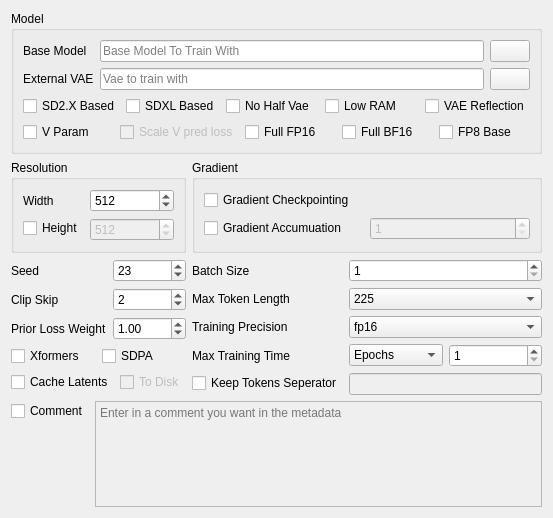
<?xml version="1.0" encoding="UTF-8"?>
<ui version="4.0">
 <class>base_args_ui</class>
 <widget class="QWidget" name="base_args_ui">
  <property name="geometry">
   <rect>
    <x>0</x>
    <y>0</y>
    <width>553</width>
    <height>518</height>
   </rect>
  </property>
  <property name="windowTitle">
   <string>Form</string>
  </property>
  <layout class="QGridLayout" name="gridLayout_3">
   <item row="5" column="1">
    <layout class="QFormLayout" name="formLayout_6">
     <item row="0" column="0">
      <widget class="QLabel" name="label_7">
       <property name="toolTip">
        <string>&lt;html&gt;&lt;head/&gt;&lt;body&gt;&lt;p&gt;The random seed that is used to do all randomization within the training process.&lt;/p&gt;&lt;/body&gt;&lt;/html&gt;</string>
       </property>
       <property name="text">
        <string>Seed</string>
       </property>
      </widget>
     </item>
     <item row="0" column="1">
      <widget class="SpinBox" name="seed_input">
       <property name="focusPolicy">
        <enum>Qt::StrongFocus</enum>
       </property>
       <property name="toolTip">
        <string>&lt;html&gt;&lt;head/&gt;&lt;body&gt;&lt;p&gt;The random seed that is used to do all randomization within the training process.&lt;/p&gt;&lt;/body&gt;&lt;/html&gt;</string>
       </property>
       <property name="minimum">
        <number>0</number>
       </property>
       <property name="maximum">
        <number>16777215</number>
       </property>
       <property name="value">
        <number>23</number>
       </property>
      </widget>
     </item>
     <item row="1" column="0">
      <widget class="QLabel" name="label_9">
       <property name="toolTip">
        <string>&lt;html&gt;&lt;head/&gt;&lt;body&gt;&lt;p&gt;The number of layers to skip while training. Generally, for SD1.X models, clip skip is either set to 1 or 2. SDXL doesn't need clip skip, however&lt;/p&gt;&lt;/body&gt;&lt;/html&gt;</string>
       </property>
       <property name="text">
        <string>Clip Skip</string>
       </property>
      </widget>
     </item>
     <item row="1" column="1">
      <widget class="SpinBox" name="clip_skip_input">
       <property name="focusPolicy">
        <enum>Qt::StrongFocus</enum>
       </property>
       <property name="toolTip">
        <string>&lt;html&gt;&lt;head/&gt;&lt;body&gt;&lt;p&gt;The number of layers to skip while training. Generally, for SD1.X models, clip skip is either set to 1 or 2. SDXL doesn't need clip skip, however&lt;/p&gt;&lt;/body&gt;&lt;/html&gt;</string>
       </property>
       <property name="minimum">
        <number>1</number>
       </property>
       <property name="value">
        <number>2</number>
       </property>
      </widget>
     </item>
     <item row="2" column="0">
      <widget class="QLabel" name="label_10">
       <property name="toolTip">
        <string>&lt;html&gt;&lt;head/&gt;&lt;body&gt;&lt;p&gt;Prior Loss Weight is the weight of the Prior Loss. Prior Loss is a loss specifically designed to help the model not erase concepts while it trains in new concepts. The weight is how much of an effect the Prior Loss has.&lt;/p&gt;&lt;/body&gt;&lt;/html&gt;</string>
       </property>
       <property name="text">
        <string>Prior Loss Weight</string>
       </property>
      </widget>
     </item>
     <item row="2" column="1">
      <widget class="DoubleSpinBox" name="loss_weight_input">
       <property name="focusPolicy">
        <enum>Qt::StrongFocus</enum>
       </property>
       <property name="toolTip">
        <string>&lt;html&gt;&lt;head/&gt;&lt;body&gt;&lt;p&gt;Prior Loss Weight is the weight of the Prior Loss. Prior Loss is a loss specifically designed to help the model not erase concepts while it trains in new concepts. The weight is how much of an effect the Prior Loss has.&lt;/p&gt;&lt;/body&gt;&lt;/html&gt;</string>
       </property>
       <property name="minimum">
        <double>0.010000000000000</double>
       </property>
       <property name="singleStep">
        <double>0.010000000000000</double>
       </property>
       <property name="value">
        <double>1.000000000000000</double>
       </property>
      </widget>
     </item>
     <item row="4" column="0" colspan="2">
      <layout class="QHBoxLayout" name="horizontalLayout_5">
       <item>
        <widget class="QCheckBox" name="cache_latents_enable">
         <property name="toolTip">
          <string>&lt;html&gt;&lt;head/&gt;&lt;body&gt;&lt;p&gt;Cache Latents Creates a cache of the latent representation of the images prior to training, this speeds up training, and slightly reduces VRAM requirements, but prevents the usage of random crop during runtime&lt;/p&gt;&lt;/body&gt;&lt;/html&gt;</string>
         </property>
         <property name="text">
          <string>Cache Latents</string>
         </property>
        </widget>
       </item>
       <item>
        <widget class="QCheckBox" name="cache_latents_to_disk_enable">
         <property name="enabled">
          <bool>false</bool>
         </property>
         <property name="toolTip">
          <string>&lt;html&gt;&lt;head/&gt;&lt;body&gt;&lt;p&gt;Cache Latents, but saves the cached files to disk, this means that if you intend to train on the same dataset multiple times, you are able to skip the caching step the second time onward&lt;/p&gt;&lt;/body&gt;&lt;/html&gt;</string>
         </property>
         <property name="text">
          <string>To Disk</string>
         </property>
        </widget>
       </item>
      </layout>
     </item>
     <item row="3" column="0" colspan="2">
      <layout class="QHBoxLayout" name="horizontalLayout_7">
       <item>
        <widget class="QCheckBox" name="xformers_enable">
         <property name="enabled">
          <bool>true</bool>
         </property>
         <property name="toolTip">
          <string>&lt;html&gt;&lt;head/&gt;&lt;body&gt;&lt;p&gt;XFormers Is a memory optimization library that drastically reduces VRAM usage while not reducing speed of training very much.&lt;/p&gt;&lt;/body&gt;&lt;/html&gt;</string>
         </property>
         <property name="text">
          <string>Xformers</string>
         </property>
         <property name="checked">
          <bool>false</bool>
         </property>
        </widget>
       </item>
       <item>
        <widget class="QCheckBox" name="sdpa_enable">
         <property name="toolTip">
          <string>&lt;html&gt;&lt;head/&gt;&lt;body&gt;&lt;p&gt;SDPA Is a PyTorch memory optimization that drastically reduces VRAM usage while not reducing speed of training very much.&lt;/p&gt;&lt;/body&gt;&lt;/html&gt;</string>
         </property>
         <property name="text">
          <string>SDPA</string>
         </property>
        </widget>
       </item>
      </layout>
     </item>
    </layout>
   </item>
   <item row="4" column="1">
    <widget class="QGroupBox" name="resolution_box">
     <property name="toolTip">
      <string>&lt;html&gt;&lt;head/&gt;&lt;body&gt;&lt;p&gt;The base resolution that you are training at. If Height isn't checked, Width acts as both Width and Height. Typically SD1.X models are trained at 512x512, and SDXL models are trained at 1024x1024&lt;/p&gt;&lt;/body&gt;&lt;/html&gt;</string>
     </property>
     <property name="title">
      <string>Resolution</string>
     </property>
     <layout class="QFormLayout" name="formLayout">
      <item row="0" column="0">
       <widget class="QLabel" name="label">
        <property name="text">
         <string>Width</string>
        </property>
       </widget>
      </item>
      <item row="0" column="1">
       <widget class="SpinBox" name="width_input">
        <property name="focusPolicy">
         <enum>Qt::StrongFocus</enum>
        </property>
        <property name="toolTip">
         <string/>
        </property>
        <property name="minimum">
         <number>1</number>
        </property>
        <property name="maximum">
         <number>16777215</number>
        </property>
        <property name="value">
         <number>512</number>
        </property>
       </widget>
      </item>
      <item row="1" column="1">
       <widget class="SpinBox" name="height_input">
        <property name="enabled">
         <bool>false</bool>
        </property>
        <property name="focusPolicy">
         <enum>Qt::StrongFocus</enum>
        </property>
        <property name="toolTip">
         <string/>
        </property>
        <property name="minimum">
         <number>1</number>
        </property>
        <property name="maximum">
         <number>16777215</number>
        </property>
        <property name="value">
         <number>512</number>
        </property>
       </widget>
      </item>
      <item row="1" column="0">
       <widget class="QCheckBox" name="height_enable">
        <property name="text">
         <string>Height</string>
        </property>
       </widget>
      </item>
     </layout>
    </widget>
   </item>
   <item row="5" column="2">
    <layout class="QFormLayout" name="formLayout_5">
     <item row="0" column="0">
      <widget class="QLabel" name="label_3">
       <property name="toolTip">
        <string>&lt;html&gt;&lt;head/&gt;&lt;body&gt;&lt;p&gt;Batch Size represents the maximum number of images within any given Batch. Due to bucketing, a Batch may not always be a full batch, as it is only possible to batch from the same bucket&lt;/p&gt;&lt;/body&gt;&lt;/html&gt;</string>
       </property>
       <property name="text">
        <string>Batch Size</string>
       </property>
      </widget>
     </item>
     <item row="0" column="1">
      <widget class="SpinBox" name="batch_size_input">
       <property name="focusPolicy">
        <enum>Qt::StrongFocus</enum>
       </property>
       <property name="toolTip">
        <string>&lt;html&gt;&lt;head/&gt;&lt;body&gt;&lt;p&gt;Batch Size represents the maximum number of images within any given Batch. Due to bucketing, a Batch may not always be a full batch, as it is only possible to batch from the same bucket&lt;/p&gt;&lt;/body&gt;&lt;/html&gt;</string>
       </property>
       <property name="minimum">
        <number>1</number>
       </property>
      </widget>
     </item>
     <item row="1" column="0">
      <widget class="QLabel" name="label_2">
       <property name="toolTip">
        <string>&lt;html&gt;&lt;head/&gt;&lt;body&gt;&lt;p&gt;Max Token Length represents the largest size a training prompt can be. Note that tokens are not the same as words.&lt;/p&gt;&lt;/body&gt;&lt;/html&gt;</string>
       </property>
       <property name="text">
        <string>Max Token Length</string>
       </property>
      </widget>
     </item>
     <item row="1" column="1">
      <widget class="ComboBox" name="max_token_selector">
       <property name="focusPolicy">
        <enum>Qt::StrongFocus</enum>
       </property>
       <property name="toolTip">
        <string>&lt;html&gt;&lt;head/&gt;&lt;body&gt;&lt;p&gt;Max Token Length represents the largest size a training prompt can be. Note that tokens are not the same as words.&lt;/p&gt;&lt;/body&gt;&lt;/html&gt;</string>
       </property>
       <item>
        <property name="text">
         <string>225</string>
        </property>
       </item>
       <item>
        <property name="text">
         <string>150</string>
        </property>
       </item>
       <item>
        <property name="text">
         <string>75</string>
        </property>
       </item>
      </widget>
     </item>
     <item row="2" column="0">
      <widget class="QLabel" name="label_5">
       <property name="toolTip">
        <string>&lt;html&gt;&lt;head/&gt;&lt;body&gt;&lt;p&gt;Training Precision, otherwise known as Mixed Precision, is the main precision that is trained at. Generally, there are parts of the model that trains better at FP32 (full), so mixed precision allows for such parts to be in full precision while keeping the majority in a lower, more VRAM friendly precision.&lt;/p&gt;&lt;/body&gt;&lt;/html&gt;</string>
       </property>
       <property name="text">
        <string>Training Precision</string>
       </property>
      </widget>
     </item>
     <item row="2" column="1">
      <widget class="ComboBox" name="mixed_precision_selector">
       <property name="focusPolicy">
        <enum>Qt::StrongFocus</enum>
       </property>
       <property name="toolTip">
        <string>&lt;html&gt;&lt;head/&gt;&lt;body&gt;&lt;p&gt;Training Precision, otherwise known as Mixed Precision, is the main precision that is trained at. Generally, there are parts of the model that trains better at FP32 (full), so mixed precision allows for such parts to be in full precision while keeping the majority in a lower, more VRAM friendly precision.&lt;/p&gt;&lt;/body&gt;&lt;/html&gt;</string>
       </property>
       <item>
        <property name="text">
         <string>fp16</string>
        </property>
       </item>
       <item>
        <property name="text">
         <string>bf16</string>
        </property>
       </item>
       <item>
        <property name="text">
         <string>float</string>
        </property>
       </item>
      </widget>
     </item>
     <item row="3" column="0">
      <widget class="QLabel" name="label_6">
       <property name="toolTip">
        <string>&lt;html&gt;&lt;head/&gt;&lt;body&gt;&lt;p&gt;Max Training Time can be in epochs or in steps. The step calculation for epochs will match perfectly with how sd-scripts calculates their steps if used.&lt;/p&gt;&lt;/body&gt;&lt;/html&gt;</string>
       </property>
       <property name="text">
        <string>Max Training Time</string>
       </property>
      </widget>
     </item>
     <item row="3" column="1">
      <layout class="QHBoxLayout" name="horizontalLayout_3">
       <item>
        <widget class="ComboBox" name="max_train_selector">
         <property name="focusPolicy">
          <enum>Qt::StrongFocus</enum>
         </property>
         <property name="toolTip">
          <string>&lt;html&gt;&lt;head/&gt;&lt;body&gt;&lt;p&gt;Max Training Time can be in epochs or in steps. The step calculation for epochs will match perfectly with how sd-scripts calculates their steps if used.&lt;/p&gt;&lt;/body&gt;&lt;/html&gt;</string>
         </property>
         <item>
          <property name="text">
           <string>Epochs</string>
          </property>
         </item>
         <item>
          <property name="text">
           <string>Steps</string>
          </property>
         </item>
        </widget>
       </item>
       <item>
        <widget class="SpinBox" name="max_train_input">
         <property name="focusPolicy">
          <enum>Qt::StrongFocus</enum>
         </property>
         <property name="toolTip">
          <string>&lt;html&gt;&lt;head/&gt;&lt;body&gt;&lt;p&gt;Max Training Time can be in epochs or in steps. The step calculation for epochs will match perfectly with how sd-scripts calculates their steps if used.&lt;/p&gt;&lt;/body&gt;&lt;/html&gt;</string>
         </property>
         <property name="minimum">
          <number>1</number>
         </property>
         <property name="maximum">
          <number>16777215</number>
         </property>
        </widget>
       </item>
      </layout>
     </item>
     <item row="4" column="0">
      <widget class="QCheckBox" name="keep_tokens_seperator_enable">
       <property name="toolTip">
        <string>&lt;html&gt;&lt;head/&gt;&lt;body&gt;&lt;p&gt;Keep Tokens Seperator is an alternative way to allow for dynamic keep tokens per file versus per folder. Typically this would be used with a string like ||| which is all but guarenteed not to show up within any caption&lt;/p&gt;&lt;/body&gt;&lt;/html&gt;</string>
       </property>
       <property name="text">
        <string>Keep Tokens Seperator</string>
       </property>
      </widget>
     </item>
     <item row="4" column="1">
      <widget class="LineEditWithHighlight" name="keep_tokens_seperator_input">
       <property name="enabled">
        <bool>false</bool>
       </property>
       <property name="toolTip">
        <string>&lt;html&gt;&lt;head/&gt;&lt;body&gt;&lt;p&gt;Keep Tokens Seperator is an alternative way to allow for dynamic keep tokens per file versus per folder. Typically this would be used with a string like ||| which is all but guarenteed not to show up within any caption&lt;/p&gt;&lt;/body&gt;&lt;/html&gt;</string>
       </property>
      </widget>
     </item>
    </layout>
   </item>
   <item row="4" column="2">
    <widget class="QGroupBox" name="groupBox">
     <property name="title">
      <string>Gradient</string>
     </property>
     <layout class="QHBoxLayout" name="horizontalLayout_8">
      <item>
       <layout class="QGridLayout" name="gridLayout">
        <item row="1" column="0">
         <widget class="QCheckBox" name="grad_accumulation_enable">
          <property name="toolTip">
           <string>&lt;html&gt;&lt;head/&gt;&lt;body&gt;&lt;p&gt;Gradient Accumulation is a tweak that does X gradient Accumulation steps for each batch, as such, you can treat it like an extension of your batch size. For example, Gradient Accumulation steps of 2, with a batch size of 4 would give you 2 batches of 4 per step, effectively making it a batch size of 8. One benefit to Gradient Accumulation that you do not have with straight batch size is that the batches may be from different buckets.&lt;/p&gt;&lt;/body&gt;&lt;/html&gt;</string>
          </property>
          <property name="text">
           <string>Gradient Accumuation</string>
          </property>
         </widget>
        </item>
        <item row="1" column="1">
         <widget class="SpinBox" name="grad_accumulation_input">
          <property name="enabled">
           <bool>false</bool>
          </property>
          <property name="focusPolicy">
           <enum>Qt::StrongFocus</enum>
          </property>
          <property name="toolTip">
           <string>&lt;html&gt;&lt;head/&gt;&lt;body&gt;&lt;p&gt;Gradient Accumulation is a tweak that does X gradient Accumulation steps for each batch, as such, you can treat it like an extension of your batch size. For example, Gradient Accumulation steps of 2, with a batch size of 4 would give you 2 batches of 4 per step, effectively making it a batch size of 8. One benefit to Gradient Accumulation that you do not have with straight batch size is that the batches may be from different buckets.&lt;/p&gt;&lt;/body&gt;&lt;/html&gt;</string>
          </property>
          <property name="minimum">
           <number>1</number>
          </property>
         </widget>
        </item>
        <item row="0" column="0" colspan="2">
         <widget class="QCheckBox" name="grad_checkpointing_enable">
          <property name="toolTip">
           <string>&lt;html&gt;&lt;head/&gt;&lt;body&gt;&lt;p&gt;Gradient Checkpointing sacrifices some speed for a reduction of VRAM. Particularly useful if you are using a GPU with less VRAM&lt;/p&gt;&lt;/body&gt;&lt;/html&gt;</string>
          </property>
          <property name="text">
           <string>Gradient Checkpointing</string>
          </property>
         </widget>
        </item>
       </layout>
      </item>
     </layout>
    </widget>
   </item>
   <item row="3" column="1" colspan="2">
    <widget class="QGroupBox" name="base_model_box">
     <property name="sizePolicy">
      <sizepolicy hsizetype="Preferred" vsizetype="Fixed">
       <horstretch>0</horstretch>
       <verstretch>0</verstretch>
      </sizepolicy>
     </property>
     <property name="title">
      <string>Model</string>
     </property>
     <layout class="QFormLayout" name="formLayout_3">
      <item row="0" column="0">
       <widget class="QLabel" name="label_4">
        <property name="toolTip">
         <string>&lt;html&gt;&lt;head/&gt;&lt;body&gt;&lt;p&gt;The base model you want to train on. Typically this would be a model from the SD1.X, 2.X and SDXL families&lt;/p&gt;&lt;/body&gt;&lt;/html&gt;</string>
        </property>
        <property name="text">
         <string>Base Model</string>
        </property>
       </widget>
      </item>
      <item row="0" column="1">
       <layout class="QHBoxLayout" name="horizontalLayout">
        <item>
         <widget class="DragDropLineEdit" name="base_model_input">
          <property name="toolTip">
           <string>&lt;html&gt;&lt;head/&gt;&lt;body&gt;&lt;p&gt;The base model you want to train on. Typically this would be a model from the SD1.X, 2.X and SDXL families&lt;/p&gt;&lt;/body&gt;&lt;/html&gt;</string>
          </property>
          <property name="placeholderText">
           <string>Base Model To Train With</string>
          </property>
         </widget>
        </item>
        <item>
         <widget class="QPushButton" name="base_model_selector">
          <property name="toolTip">
           <string>&lt;html&gt;&lt;head/&gt;&lt;body&gt;&lt;p&gt;The base model you want to train on. Typically this would be a model from the SD1.X, 2.X and SDXL families&lt;/p&gt;&lt;/body&gt;&lt;/html&gt;</string>
          </property>
          <property name="text">
           <string/>
          </property>
         </widget>
        </item>
       </layout>
      </item>
      <item row="3" column="0" colspan="2">
       <layout class="QHBoxLayout" name="horizontalLayout_6">
        <item>
         <widget class="QCheckBox" name="v_param_enable">
          <property name="enabled">
           <bool>true</bool>
          </property>
          <property name="toolTip">
           <string>&lt;html&gt;&lt;head/&gt;&lt;body&gt;&lt;p&gt;V param, short for V-Paramatarization, is a noise schedule that some models use. You can set this to train with this noise schedule versus the EDM version of typical SD1.X and SDXL models&lt;/p&gt;&lt;/body&gt;&lt;/html&gt;</string>
          </property>
          <property name="text">
           <string>V Param</string>
          </property>
         </widget>
        </item>
        <item>
         <widget class="QCheckBox" name="v_pred_enable">
          <property name="enabled">
           <bool>false</bool>
          </property>
          <property name="toolTip">
           <string>&lt;html&gt;&lt;head/&gt;&lt;body&gt;&lt;p&gt;Scales the loss to be in line with EDM&lt;/p&gt;&lt;/body&gt;&lt;/html&gt;</string>
          </property>
          <property name="text">
           <string>Scale V pred loss</string>
          </property>
         </widget>
        </item>
        <item>
         <widget class="QCheckBox" name="FP16_enable">
          <property name="toolTip">
           <string>&lt;html&gt;&lt;head/&gt;&lt;body&gt;&lt;p&gt;Allows training on full fp16. Not compatable with full bf16 or training precision&lt;/p&gt;&lt;/body&gt;&lt;/html&gt;</string>
          </property>
          <property name="text">
           <string>Full FP16</string>
          </property>
         </widget>
        </item>
        <item>
         <widget class="QCheckBox" name="BF16_enable">
          <property name="toolTip">
           <string>&lt;html&gt;&lt;head/&gt;&lt;body&gt;&lt;p&gt;Train in full BF16. Not compatable with full fp16 or training precision&lt;/p&gt;&lt;/body&gt;&lt;/html&gt;</string>
          </property>
          <property name="text">
           <string>Full BF16</string>
          </property>
         </widget>
        </item>
        <item>
         <widget class="QCheckBox" name="FP8_enable">
          <property name="toolTip">
           <string>&lt;html&gt;&lt;head/&gt;&lt;body&gt;&lt;p&gt;Loads the base model in FP8, which should reduce VRAM usage. Training Precision must be one of FP16 or BF16&lt;/p&gt;&lt;/body&gt;&lt;/html&gt;</string>
          </property>
          <property name="text">
           <string>FP8 Base</string>
          </property>
         </widget>
        </item>
       </layout>
      </item>
      <item row="2" column="0" colspan="2">
       <layout class="QHBoxLayout" name="horizontalLayout_2">
        <item>
         <widget class="QCheckBox" name="v2_enable">
          <property name="toolTip">
           <string>&lt;html&gt;&lt;head/&gt;&lt;body&gt;&lt;p&gt;Select this if you are using an SD2.X based model.&lt;/p&gt;&lt;/body&gt;&lt;/html&gt;</string>
          </property>
          <property name="text">
           <string>SD2.X Based</string>
          </property>
         </widget>
        </item>
        <item>
         <widget class="QCheckBox" name="sdxl_enable">
          <property name="toolTip">
           <string>&lt;html&gt;&lt;head/&gt;&lt;body&gt;&lt;p&gt;Select this if you are using an SDXL based model.&lt;/p&gt;&lt;/body&gt;&lt;/html&gt;</string>
          </property>
          <property name="text">
           <string>SDXL Based</string>
          </property>
         </widget>
        </item>
        <item>
         <widget class="QCheckBox" name="no_half_vae_enable">
          <property name="toolTip">
           <string>&lt;html&gt;&lt;head/&gt;&lt;body&gt;&lt;p&gt;This loads the VAE in FP32 or full precision, increases VRAM usage, but is sometimes required on older graphics cards.&lt;/p&gt;&lt;/body&gt;&lt;/html&gt;</string>
          </property>
          <property name="text">
           <string>No Half Vae</string>
          </property>
         </widget>
        </item>
        <item>
         <widget class="QCheckBox" name="low_ram_enable">
          <property name="toolTip">
           <string>&lt;html&gt;&lt;head/&gt;&lt;body&gt;&lt;p&gt;Enable this if it is crashing due to you running out of system RAM. Typically, this would only be used when interfacing with Google Colab&lt;/p&gt;&lt;/body&gt;&lt;/html&gt;</string>
          </property>
          <property name="text">
           <string>Low RAM</string>
          </property>
         </widget>
        </item>
        <item>
         <widget class="QCheckBox" name="vae_reflection_enable">
          <property name="toolTip">
           <string>&lt;html&gt;&lt;head/&gt;&lt;body&gt;&lt;p&gt;Uses the reflect padding mode in the conv layers of the VAE&lt;/p&gt;&lt;/body&gt;&lt;/html&gt;</string>
          </property>
          <property name="text">
           <string>VAE Reflection</string>
          </property>
         </widget>
        </item>
       </layout>
      </item>
      <item row="1" column="0">
       <widget class="QLabel" name="label_11">
        <property name="toolTip">
         <string>&lt;html&gt;&lt;head/&gt;&lt;body&gt;&lt;p&gt;An external VAE. Typically used if the VAE in the base model is of poor quality&lt;/p&gt;&lt;/body&gt;&lt;/html&gt;</string>
        </property>
        <property name="text">
         <string>External VAE</string>
        </property>
       </widget>
      </item>
      <item row="1" column="1">
       <layout class="QHBoxLayout" name="horizontalLayout_4">
        <item>
         <widget class="DragDropLineEdit" name="vae_input">
          <property name="toolTip">
           <string>&lt;html&gt;&lt;head/&gt;&lt;body&gt;&lt;p&gt;An external VAE. Typically used if the VAE in the base model is of poor quality&lt;/p&gt;&lt;/body&gt;&lt;/html&gt;</string>
          </property>
          <property name="placeholderText">
           <string>Vae to train with</string>
          </property>
         </widget>
        </item>
        <item>
         <widget class="QPushButton" name="vae_selector">
          <property name="toolTip">
           <string>&lt;html&gt;&lt;head/&gt;&lt;body&gt;&lt;p&gt;An external VAE. Typically used if the VAE in the base model is of poor quality&lt;/p&gt;&lt;/body&gt;&lt;/html&gt;</string>
          </property>
          <property name="text">
           <string/>
          </property>
         </widget>
        </item>
       </layout>
      </item>
     </layout>
    </widget>
   </item>
   <item row="6" column="1" colspan="2">
    <layout class="QFormLayout" name="formLayout_2">
     <item row="0" column="0">
      <widget class="QCheckBox" name="comment_enable">
       <property name="toolTip">
        <string>&lt;html&gt;&lt;head/&gt;&lt;body&gt;&lt;p&gt;Comment is a place where you can provide a comment within the metadata of the model. Unfortunately you are fairly limited on what works within the metadata, as things such as quotes, newlines, and slashes are iffy at best, or don't work at all at worst.&lt;/p&gt;&lt;/body&gt;&lt;/html&gt;</string>
       </property>
       <property name="text">
        <string>Comment</string>
       </property>
      </widget>
     </item>
     <item row="0" column="1">
      <widget class="QTextEdit" name="comment_input">
       <property name="enabled">
        <bool>false</bool>
       </property>
       <property name="toolTip">
        <string>&lt;html&gt;&lt;head/&gt;&lt;body&gt;&lt;p&gt;Comment is a place where you can provide a comment within the metadata of the model. Unfortunately you are fairly limited on what works within the metadata, as things such as quotes, newlines, and slashes are iffy at best, or don't work at all at worst.&lt;/p&gt;&lt;/body&gt;&lt;/html&gt;</string>
       </property>
       <property name="placeholderText">
        <string>Enter in a comment you want in the metadata</string>
       </property>
      </widget>
     </item>
    </layout>
   </item>
  </layout>
 </widget>
 <customwidgets>
  <customwidget>
   <class>SpinBox</class>
   <extends>QSpinBox</extends>
   <header>modules.ScrollOnSelect.h</header>
  </customwidget>
  <customwidget>
   <class>ComboBox</class>
   <extends>QComboBox</extends>
   <header>modules.ScrollOnSelect.h</header>
  </customwidget>
  <customwidget>
   <class>DoubleSpinBox</class>
   <extends>QDoubleSpinBox</extends>
   <header>modules.ScrollOnSelect.h</header>
  </customwidget>
  <customwidget>
   <class>DragDropLineEdit</class>
   <extends>QLineEdit</extends>
   <header>modules.DragDropLineEdit.h</header>
  </customwidget>
  <customwidget>
   <class>LineEditWithHighlight</class>
   <extends>QLineEdit</extends>
   <header>modules.LineEditHighlight.h</header>
  </customwidget>
 </customwidgets>
 <resources/>
 <connections/>
</ui>
